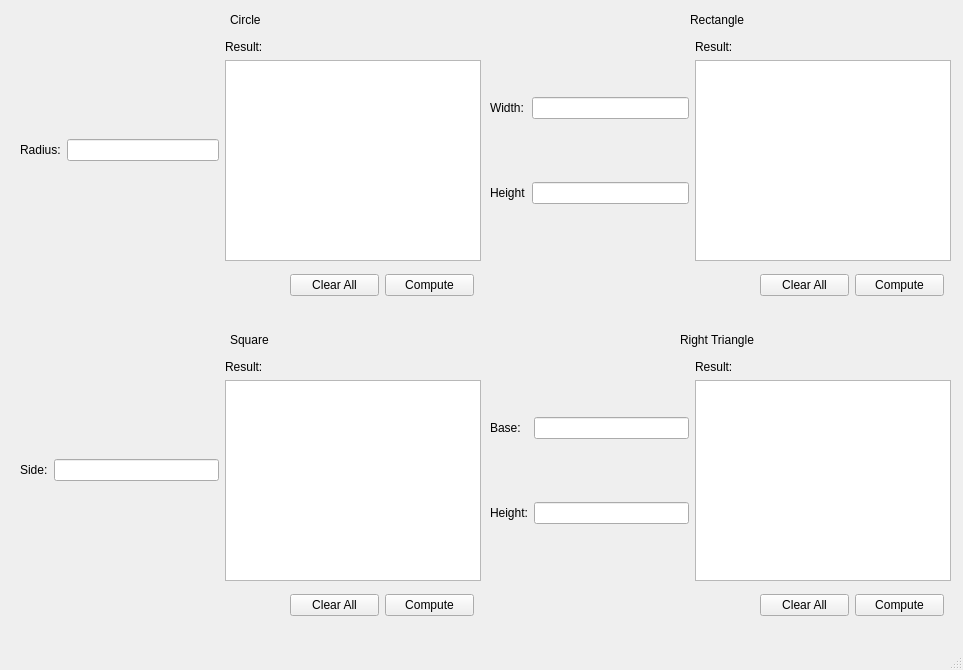
<?xml version="1.0" encoding="UTF-8"?>
<ui version="4.0">
 <class>MainWindow</class>
 <widget class="QMainWindow" name="MainWindow">
  <property name="geometry">
   <rect>
    <x>0</x>
    <y>0</y>
    <width>963</width>
    <height>670</height>
   </rect>
  </property>
  <property name="windowTitle">
   <string>Shapes</string>
  </property>
  <widget class="QWidget" name="centralwidget">
   <widget class="QWidget" name="horizontalLayoutWidget">
    <property name="geometry">
     <rect>
      <x>290</x>
      <y>270</y>
      <width>184</width>
      <height>31</height>
     </rect>
    </property>
    <layout class="QHBoxLayout" name="horizontalLayout">
     <item>
      <widget class="QPushButton" name="clear_button_circle">
       <property name="text">
        <string>Clear All</string>
       </property>
      </widget>
     </item>
     <item>
      <widget class="QPushButton" name="compute_button_circle">
       <property name="styleSheet">
        <string notr="true"/>
       </property>
       <property name="text">
        <string>Compute</string>
       </property>
      </widget>
     </item>
    </layout>
   </widget>
   <widget class="QWidget" name="horizontalLayoutWidget_2">
    <property name="geometry">
     <rect>
      <x>20</x>
      <y>40</y>
      <width>461</width>
      <height>221</height>
     </rect>
    </property>
    <layout class="QHBoxLayout" name="horizontalLayout_2">
     <item>
      <layout class="QGridLayout" name="gridLayout">
       <item row="0" column="1">
        <widget class="QLineEdit" name="radius_input"/>
       </item>
       <item row="0" column="0">
        <widget class="QLabel" name="radius_label">
         <property name="text">
          <string>Radius:</string>
         </property>
        </widget>
       </item>
      </layout>
     </item>
     <item>
      <layout class="QVBoxLayout" name="verticalLayout">
       <item>
        <widget class="QLabel" name="result_label">
         <property name="text">
          <string>Result:</string>
         </property>
        </widget>
       </item>
       <item>
        <widget class="QTextEdit" name="result_text">
         <property name="enabled">
          <bool>true</bool>
         </property>
        </widget>
       </item>
      </layout>
     </item>
    </layout>
   </widget>
   <widget class="QWidget" name="horizontalLayoutWidget_3">
    <property name="geometry">
     <rect>
      <x>490</x>
      <y>40</y>
      <width>461</width>
      <height>221</height>
     </rect>
    </property>
    <layout class="QHBoxLayout" name="horizontalLayout_3">
     <item>
      <layout class="QGridLayout" name="gridLayout_2">
       <item row="1" column="1">
        <widget class="QLineEdit" name="height_rectangle_input"/>
       </item>
       <item row="0" column="1">
        <widget class="QLineEdit" name="width_input"/>
       </item>
       <item row="0" column="0">
        <widget class="QLabel" name="employees_name_label_2">
         <property name="text">
          <string>Width:</string>
         </property>
        </widget>
       </item>
       <item row="1" column="0">
        <widget class="QLabel" name="rate_label_2">
         <property name="text">
          <string>Height</string>
         </property>
        </widget>
       </item>
      </layout>
     </item>
     <item>
      <layout class="QVBoxLayout" name="verticalLayout_2">
       <item>
        <widget class="QLabel" name="result_label_2">
         <property name="text">
          <string>Result:</string>
         </property>
        </widget>
       </item>
       <item>
        <widget class="QTextEdit" name="result_text_2">
         <property name="enabled">
          <bool>true</bool>
         </property>
        </widget>
       </item>
      </layout>
     </item>
    </layout>
   </widget>
   <widget class="QWidget" name="horizontalLayoutWidget_4">
    <property name="geometry">
     <rect>
      <x>760</x>
      <y>270</y>
      <width>184</width>
      <height>31</height>
     </rect>
    </property>
    <layout class="QHBoxLayout" name="horizontalLayout_4">
     <item>
      <widget class="QPushButton" name="clear_button_rectangle">
       <property name="text">
        <string>Clear All</string>
       </property>
      </widget>
     </item>
     <item>
      <widget class="QPushButton" name="compute_button_rectangle">
       <property name="styleSheet">
        <string notr="true"/>
       </property>
       <property name="text">
        <string>Compute</string>
       </property>
      </widget>
     </item>
    </layout>
   </widget>
   <widget class="QLabel" name="label">
    <property name="geometry">
     <rect>
      <x>230</x>
      <y>10</y>
      <width>66</width>
      <height>19</height>
     </rect>
    </property>
    <property name="text">
     <string>Circle</string>
    </property>
   </widget>
   <widget class="QLabel" name="label_2">
    <property name="geometry">
     <rect>
      <x>690</x>
      <y>10</y>
      <width>66</width>
      <height>19</height>
     </rect>
    </property>
    <property name="text">
     <string>Rectangle</string>
    </property>
   </widget>
   <widget class="QLabel" name="label_3">
    <property name="geometry">
     <rect>
      <x>230</x>
      <y>330</y>
      <width>66</width>
      <height>19</height>
     </rect>
    </property>
    <property name="text">
     <string>Square</string>
    </property>
   </widget>
   <widget class="QWidget" name="horizontalLayoutWidget_5">
    <property name="geometry">
     <rect>
      <x>760</x>
      <y>590</y>
      <width>184</width>
      <height>31</height>
     </rect>
    </property>
    <layout class="QHBoxLayout" name="horizontalLayout_5">
     <item>
      <widget class="QPushButton" name="clear_button_triangle">
       <property name="text">
        <string>Clear All</string>
       </property>
      </widget>
     </item>
     <item>
      <widget class="QPushButton" name="compute_button_triangle">
       <property name="styleSheet">
        <string notr="true"/>
       </property>
       <property name="text">
        <string>Compute</string>
       </property>
      </widget>
     </item>
    </layout>
   </widget>
   <widget class="QWidget" name="horizontalLayoutWidget_6">
    <property name="geometry">
     <rect>
      <x>20</x>
      <y>360</y>
      <width>461</width>
      <height>221</height>
     </rect>
    </property>
    <layout class="QHBoxLayout" name="horizontalLayout_6">
     <item>
      <layout class="QGridLayout" name="gridLayout_3">
       <item row="0" column="1">
        <widget class="QLineEdit" name="side_input"/>
       </item>
       <item row="0" column="0">
        <widget class="QLabel" name="employees_name_label_3">
         <property name="text">
          <string>Side:</string>
         </property>
        </widget>
       </item>
      </layout>
     </item>
     <item>
      <layout class="QVBoxLayout" name="verticalLayout_3">
       <item>
        <widget class="QLabel" name="result_label_3">
         <property name="text">
          <string>Result:</string>
         </property>
        </widget>
       </item>
       <item>
        <widget class="QTextEdit" name="result_text_3">
         <property name="enabled">
          <bool>true</bool>
         </property>
        </widget>
       </item>
      </layout>
     </item>
    </layout>
   </widget>
   <widget class="QWidget" name="horizontalLayoutWidget_7">
    <property name="geometry">
     <rect>
      <x>490</x>
      <y>360</y>
      <width>461</width>
      <height>221</height>
     </rect>
    </property>
    <layout class="QHBoxLayout" name="horizontalLayout_7">
     <item>
      <layout class="QGridLayout" name="gridLayout_4">
       <item row="0" column="0">
        <widget class="QLabel" name="employees_name_label_4">
         <property name="text">
          <string>Base:</string>
         </property>
        </widget>
       </item>
       <item row="1" column="1">
        <widget class="QLineEdit" name="height_triangle_input"/>
       </item>
       <item row="0" column="1">
        <widget class="QLineEdit" name="base_input"/>
       </item>
       <item row="1" column="0">
        <widget class="QLabel" name="rate_label_4">
         <property name="text">
          <string>Height:</string>
         </property>
        </widget>
       </item>
      </layout>
     </item>
     <item>
      <layout class="QVBoxLayout" name="verticalLayout_4">
       <item>
        <widget class="QLabel" name="result_label_4">
         <property name="text">
          <string>Result:</string>
         </property>
        </widget>
       </item>
       <item>
        <widget class="QTextEdit" name="result_text_4">
         <property name="enabled">
          <bool>true</bool>
         </property>
        </widget>
       </item>
      </layout>
     </item>
    </layout>
   </widget>
   <widget class="QWidget" name="horizontalLayoutWidget_8">
    <property name="geometry">
     <rect>
      <x>290</x>
      <y>590</y>
      <width>184</width>
      <height>31</height>
     </rect>
    </property>
    <layout class="QHBoxLayout" name="horizontalLayout_8">
     <item>
      <widget class="QPushButton" name="clear_button_square">
       <property name="text">
        <string>Clear All</string>
       </property>
      </widget>
     </item>
     <item>
      <widget class="QPushButton" name="compute_button_square">
       <property name="styleSheet">
        <string notr="true"/>
       </property>
       <property name="text">
        <string>Compute</string>
       </property>
      </widget>
     </item>
    </layout>
   </widget>
   <widget class="QLabel" name="label_4">
    <property name="geometry">
     <rect>
      <x>680</x>
      <y>330</y>
      <width>101</width>
      <height>19</height>
     </rect>
    </property>
    <property name="text">
     <string>Right Triangle</string>
    </property>
   </widget>
  </widget>
  <widget class="QMenuBar" name="menubar">
   <property name="geometry">
    <rect>
     <x>0</x>
     <y>0</y>
     <width>963</width>
     <height>24</height>
    </rect>
   </property>
  </widget>
  <widget class="QStatusBar" name="statusbar"/>
 </widget>
 <resources/>
 <connections/>
</ui>
